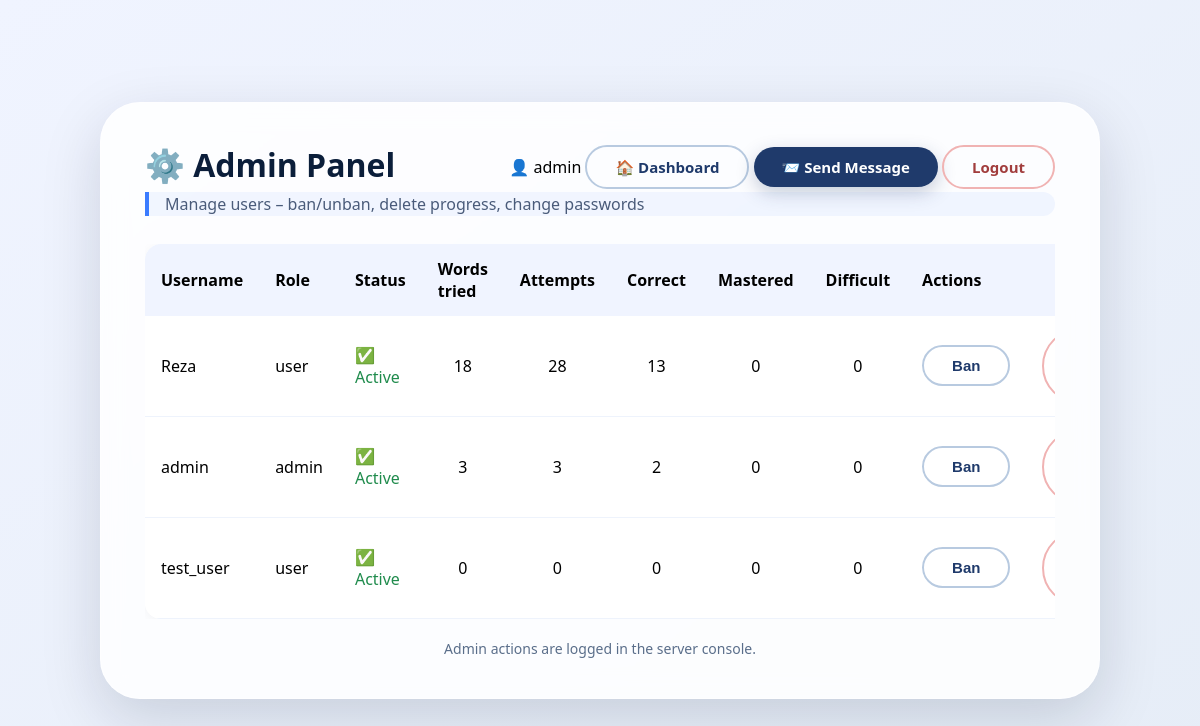
The page /admin (signed in) on the database its author committed.
### tables this page shows
CREATE TABLE users (
            id INTEGER PRIMARY KEY AUTOINCREMENT,
            username TEXT UNIQUE NOT NULL,
            password_hash TEXT NOT NULL,
            role TEXT DEFAULT 'user',
            created_at TIMESTAMP DEFAULT CURRENT_TIMESTAMP
        , banned BOOLEAN DEFAULT 0);

### toefl.py (the view)
@app.route('/admin')
def admin():
    if 'user_id' not in session or session.get('role') != 'admin':
        return redirect(url_for('dashboard'))
    conn = sqlite3.connect(DB_PATH)
    c = conn.cursor()
    c.execute('''
        SELECT u.id, u.username, u.role, u.banned,
               COUNT(p.word_id) as words_tried,
               SUM(p.attempts) as total_attempts,
               SUM(p.correct) as total_correct,
               COUNT(CASE WHEN p.mastered = 1 THEN 1 END) as mastered_count,
               COUNT(CASE WHEN p.difficult = 1 THEN 1 END) as difficult_count
        FROM users u
        LEFT JOIN progress p ON u.id = p.user_id
        GROUP BY u.id
        ORDER BY u.username
    ''')
    users = c.fetchall()
    conn.close()
    return render_template('admin.html', users=users, admin_id=session['user_id'])

### templates/admin.html (shortened to what this page needs)
<!DOCTYPE html>
<html lang="en">
<head>
    <link rel="stylesheet" href="/static/style.css">
</head>
<body>
    <div class="app-card wide">
        <div class="header-row">
            <h1>⚙️ Admin Panel</h1>
            <div>
                <span class="user-label">👤 {{ session.username }}</span>
                <a href="/dashboard" class="btn btn-outline">🏠 Dashboard</a>
                <a href="/admin/messages" class="btn btn-primary">📨 Send Message</a>
                <a href="/logout" class="btn btn-danger-outline">Logout</a>
            </div>
        </div>
        <div class="subtitle">Manage users – ban/unban, delete progress, change passwords</div>
        <div class="admin-table-wrap">
            <table class="admin-table">
                <thead>
                    <tr>
                        <th>Username</th>
                        <th>Role</th>
                        <th>Status</th>
                        <th>Words tried</th>
                        <th>Attempts</th>
                        <th>Correct</th>
                        <th>Mastered</th>
                        <th>Difficult</th>
                        <th colspan="3">Actions</th>
                    </tr>
                </thead>
                <tbody>
                    {% for user in users %}
                        <tr>
                            <td>{{ user[1] }}</td>
                            <td>{{ user[2] }}</td>
                            <td>
                                {% if user[3] %}
                                    <span style="color:#d47a7a; font-weight:600;">🚫 Banned</span>
                                {% else %}
                                    <span style="color:#1f8b4c;">✅ Active</span>
                                {% endif %}
                            </td>
                            <td class="center">{{ user[4] or 0 }}</td>
                            <td class="center">{{ user[5] or 0 }}</td>
                            <td class="center">{{ user[6] or 0 }}</td>
                            <td class="center">{{ user[7] or 0 }}</td>
                            <td class="center">{{ user[8] or 0 }}</td>
                            <td>
                                <button class="btn btn-outline ban-btn" data-userid="{{ user[0] }}" data-username="{{ user[1] }}" data-banned="{{ user[3] }}">
                                    {% if user[3] %}Unban{% else %}Ban{% endif %}
                                </button>
                            </td>
                            <td>
                                <button class="btn btn-danger-outline delete-progress-btn" data-userid="{{ user[0] }}" data-username="{{ user[1] }}">
                                </button>
                            </td>
                        </tr>
                    {% endfor %}
                </tbody>
            </table>
        </div>
        <div style="margin-top:20px; color:#5a6e8a; font-size:14px; text-align:center;">
            Admin actions are logged in the server console.
        </div>
    </div>
</body>
</html>

### static/style.css (style rules this page uses)
* { box-sizing: border-box; margin: 0; padding: 0; }
body { font-family: 'Segoe UI', Roboto, system-ui, sans-serif; background: linear-gradient(145deg, #f0f4ff 0%, #e6edf7 100%); min-height: 100vh; display: flex; justify-content: center; align-items: center; padding: 24px; margin: 0; }
.app-card { max-width: 820px; width: 100%; background: rgba(255,255,255,0.85); backdrop-filter: blur(12px); border-radius: 40px; padding: 40px 44px; box-shadow: 0 20px 60px rgba(0,20,50,0.15); border: 1px solid rgba(255,255,255,0.5); }
.app-card.wide { max-width: 1000px; }
h1 { font-size: 32px; font-weight: 700; color: #0b1e3a; display: flex; align-items: center; gap: 12px; margin-bottom: 6px; }
.subtitle { color: #4a5b7a; font-size: 16px; border-left: 4px solid #3b7cff; padding-left: 16px; background: rgba(59,124,255,0.06); border-radius: 0 12px 12px 0; line-height: 1.5; margin-bottom: 28px; }
.header-row { display: flex; justify-content: space-between; align-items: center; flex-wrap: wrap; gap: 12px; }
.user-label { font-weight: 500; }
.btn { display: inline-flex; align-items: center; gap: 8px; padding: 10px 28px; border-radius: 60px; font-weight: 600; font-size: 15px; border: none; background: #eef3fc; color: #1f3a6b; cursor: pointer; transition: 0.2s; text-decoration: none; }
.btn-primary { background: #1f3a6b; color: white; box-shadow: 0 6px 18px rgba(31,58,107,0.25); }
.btn-danger-outline { background: transparent; border: 2px solid #f0b3b3; color: #a13d3d; }
.btn-outline { background: transparent; border: 2px solid #b8cae0; color: #1f3a6b; }
.center { text-align: center; }
.admin-table-wrap { overflow-x: auto; margin-top: 20px; }
.admin-table { width: 100%; border-collapse: collapse; background: white; border-radius: 16px; overflow: hidden; box-shadow: 0 2px 12px rgba(0,0,0,0.04); }
.admin-table th { background: #f0f4ff; padding: 14px 16px; text-align: left; }
.admin-table td { padding: 12px 16px; border-bottom: 1px solid #eef3fc; }
.admin-table th.center, .admin-table td.center { text-align: center; }

### rows shown on the page
users: username "Reza", role "user", shows "✅ Active", user "18", user "28", user "13", banned "0", shows "Ban"
users: username "admin", role "admin", shows "✅ Active", user "3", user "2", banned "0", shows "Ban"
users: username "test_user", role "user", shows "✅ Active", banned "0", shows "Ban"

### other values the page prints
{{ session.username }} "admin"
